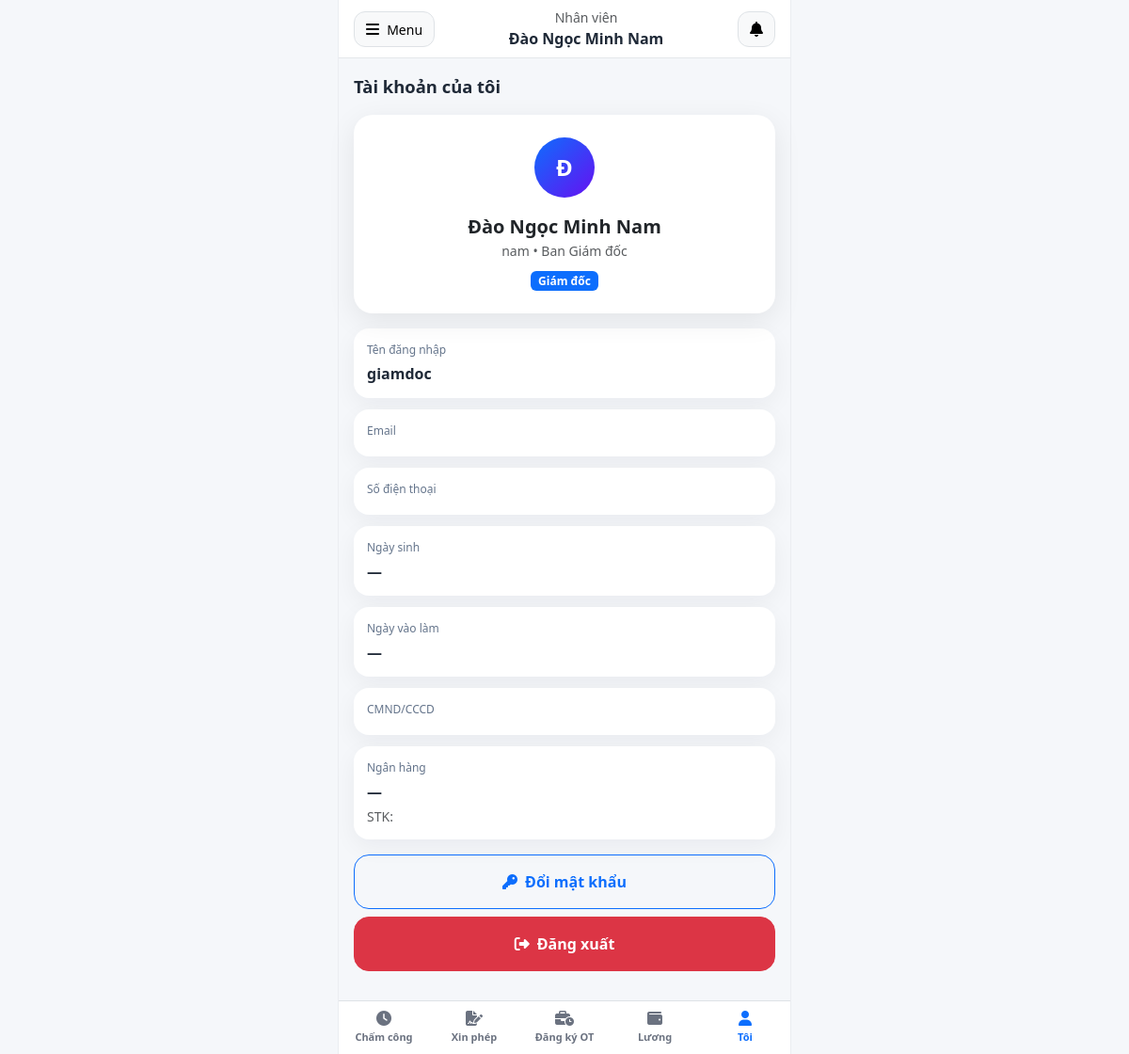
The app's page /mobile/me.php (signed in) with its own data.
### tables this page shows
CREATE TABLE `users` (
  `id` int(11) NOT NULL,
  `employee_code` varchar(20) NOT NULL,
  `full_name` varchar(100) NOT NULL,
  `username` varchar(50) NOT NULL,
  `password_hash` varchar(255) NOT NULL,
  `email` varchar(100) DEFAULT NULL,
  `phone` varchar(20) DEFAULT NULL,
  `role_id` int(11) NOT NULL,
  `department_id` int(11) DEFAULT NULL,
  `is_active` tinyint(1) DEFAULT 1,
  `created_at` timestamp NOT NULL DEFAULT current_timestamp()
);

CREATE TABLE `departments` (
  `id` int(11) NOT NULL,
  `name` varchar(100) NOT NULL,
  `created_at` timestamp NOT NULL DEFAULT current_timestamp()
);

CREATE TABLE `roles` (
  `id` int(11) NOT NULL,
  `name` varchar(50) NOT NULL,
  `display_name` varchar(100) NOT NULL
);

CREATE TABLE `employee_profiles` (
  `id` int(11) NOT NULL,
  `user_id` int(11) NOT NULL,
  `gender` enum('male','female','other') NOT NULL DEFAULT 'male',
  `date_of_birth` date DEFAULT NULL,
  `ethnicity` varchar(50) DEFAULT 'Kinh',
  `marital_status` enum('single','married','divorced','widowed') DEFAULT 'single',
  `mobile_phone` varchar(20) DEFAULT NULL,
  `permanent_province` varchar(10) DEFAULT NULL,
  `permanent_district_text` varchar(150) DEFAULT NULL,
  `permanent_commune_text` varchar(150) DEFAULT NULL,
  `permanent_hamlet` varchar(200) DEFAULT NULL,
  `same_as_permanent` tinyint(1) DEFAULT 0,
  `temp_province` varchar(10) DEFAULT NULL,
  `temp_district_text` varchar(150) DEFAULT NULL,
  `temp_commune_text` varchar(150) DEFAULT NULL,
  `temp_hamlet` varchar(200) DEFAULT NULL,
  `identity_no` varchar(20) DEFAULT NULL,
  `identity_issue_date` date DEFAULT NULL,
  `identity_issue_place` varchar(200) DEFAULT NULL,
  `social_book_no` varchar(30) DEFAULT NULL,
  `personal_tax_code` varchar(20) DEFAULT NULL,
  `bank_account` varchar(30) DEFAULT NULL,
  `bank_name` varchar(100) DEFAULT NULL,
  `bank_branch` varchar(200) DEFAULT NULL,
  `dependants` tinyint(4) DEFAULT 0,
  `has_social_insurance` tinyint(1) NOT NULL DEFAULT 0,
  `insurance_from` date DEFAULT NULL,
  `date_joined` date DEFAULT NULL,
  `resignation_date` date DEFAULT NULL,
  `created_at` timestamp NOT NULL DEFAULT current_timestamp(),
  `updated_at` timestamp NOT NULL DEFAULT current_timestamp() ON UPDATE current_timestamp(),
  `annual_leave_total` tinyint(4) NOT NULL DEFAULT 9
);

### config/functions.php (called while the page is built, shortened)
<?php
function e($value): string {
    return htmlspecialchars((string) ($value ?? ''), ENT_QUOTES | ENT_SUBSTITUTE, 'UTF-8');
}
?>

### mobile/me.php (the view, shortened to what this page needs)
<?php
require_once $_SERVER['DOCUMENT_ROOT'] . '/erp/config/database.php';
require_once $_SERVER['DOCUMENT_ROOT'] . '/erp/config/functions.php';
require_once __DIR__ . '/common.php';
$user = currentUser();
$pdo = getDBConnection();
$stmt = $pdo->prepare("
    SELECT u.id, u.employee_code, u.full_name, u.username, u.email, u.phone,
           r.display_name AS role_name, d.name AS department_name,
           ep.mobile_phone, ep.date_of_birth, ep.date_joined,
           ep.identity_no, ep.bank_account, ep.bank_name, ep.bank_branch
    FROM users u
    JOIN roles r ON u.role_id = r.id
    LEFT JOIN departments d ON u.department_id = d.id
    LEFT JOIN employee_profiles ep ON ep.user_id = u.id
    WHERE u.id = ?
    LIMIT 1
");
$stmt->execute([$user['id']]);
$profile = $stmt->fetch(PDO::FETCH_ASSOC) ?: [];
$changePasswordPath = $_SERVER['DOCUMENT_ROOT'] . '/erp/modules/users/change_password.php';
mobilePageStart('Tài khoản của tôi', $user);
?>
<div class="card mobile-card mb-3">
    <div class="card-body p-4 text-center">
        <div class="avatar-circle mx-auto mb-3"><?= e(mobileUserInitial($profile['full_name'] ?? $user['full_name'])) ?></div>
        <div class="fw-bold fs-5"><?= e($profile['full_name'] ?? $user['full_name']) ?></div>
        <div class="text-muted small mb-2"><?= e($profile['employee_code'] ?? $user['employee_code']) ?> • <?= e($profile['department_name'] ?? 'Chưa có phòng ban') ?></div>
        <span class="badge text-bg-primary"><?= e($profile['role_name'] ?? $user['role_name']) ?></span>
    </div>
</div>
<div class="list-compact mb-3">
    <div class="summary-item">
        <div class="label-muted">Tên đăng nhập</div>
        <div class="fw-semibold"><?= e($profile['username'] ?? $user['username']) ?></div>
    </div>
    <div class="summary-item">
        <div class="label-muted">Email</div>
    </div>
    <div class="summary-item">
        <div class="label-muted">Số điện thoại</div>
    </div>
    <div class="summary-item">
        <div class="label-muted">Ngày sinh</div>
        <div class="fw-semibold"><?= e(!empty($profile['date_of_birth']) ? formatDate($profile['date_of_birth']) : '—') ?></div>
    </div>
    <div class="summary-item">
        <div class="label-muted">Ngày vào làm</div>
        <div class="fw-semibold"><?= e(!empty($profile['date_joined']) ? formatDate($profile['date_joined']) : '—') ?></div>
    </div>
    <div class="summary-item">
        <div class="label-muted">CMND/CCCD</div>
    </div>
    <div class="summary-item">
        <div class="label-muted">Ngân hàng</div>
        <div class="fw-semibold"><?= e(trim(($profile['bank_name'] ?? '') . ' ' . ($profile['bank_branch'] ?? '')) ?: '—') ?></div>
        <div class="small text-muted mt-1">STK: <?= e($profile['bank_account'] ?? '—') ?></div>
    </div>
</div>
<div class="d-grid gap-2">
    <?php if (is_file($changePasswordPath)): ?>
    <a href="/erp/modules/users/change_password.php?id=<?= (int)$user['id'] ?>" class="btn btn-outline-primary rounded-4 py-3 fw-semibold">
        <i class="fas fa-key me-2"></i>Đổi mật khẩu
    </a>
    <?php endif; ?>
    <a href="/erp/logout.php" class="btn btn-danger rounded-4 py-3 fw-semibold">
        <i class="fas fa-right-from-bracket me-2"></i>Đăng xuất
    </a>
</div>
<?php mobilePageEnd(); ?>

### mobile/common.php (shortened to what this page needs)
<?php
function mobileNavItems(): array {
    return [
        'index.php' => ['href' => '/erp/mobile/index.php', 'icon' => 'fa-clock', 'label' => 'Chấm công'],
        'leave.php' => ['href' => '/erp/mobile/leave.php', 'icon' => 'fa-file-signature', 'label' => 'Xin phép'],
        'ot.php' => ['href' => '/erp/mobile/ot.php', 'icon' => 'fa-business-time', 'label' => 'Đăng ký OT'],
        'payslip.php' => ['href' => '/erp/mobile/payslip.php', 'icon' => 'fa-wallet', 'label' => 'Lương'],
        'me.php' => ['href' => '/erp/mobile/me.php', 'icon' => 'fa-user', 'label' => 'Tôi'],
    ];
}
function mobileCurrentPage(): string {
    return basename($_SERVER['PHP_SELF'] ?? 'index.php');
}
function mobileUserInitial(string $fullName): string {
    $trimmed = trim($fullName);
    return mb_strtoupper(mb_substr($trimmed, 0, 1));
}
function mobilePageStart(string $title, array $user): void {
    ?>
<!DOCTYPE html>
<html lang="vi">
<head>
    <link href="https://cdn.jsdelivr.net/npm/bootstrap@5.3.0/dist/css/bootstrap.min.css" rel="stylesheet">
    <link href="https://cdnjs.cloudflare.com/ajax/libs/font-awesome/6.4.0/css/all.min.css" rel="stylesheet">
</head>
<body>
<div class="mobile-shell">
    <div class="mobile-topbar px-3 py-2">
        <div class="d-flex align-items-center justify-content-between gap-2">
            <button class="btn btn-light border" type="button" data-bs-toggle="offcanvas" data-bs-target="#mobileMenu" aria-controls="mobileMenu">
                <i class="fas fa-bars"></i>
                <span class="small ms-1">Menu</span>
            </button>
            <div class="mobile-user-label text-center flex-grow-1">
                <div class="small text-muted">Nhân viên</div>
                <div class="name"><?= e($user['full_name']) ?></div>
            </div>
            <a class="btn btn-light border" href="/erp/dashboard.php" aria-label="Thông báo">
                <i class="fas fa-bell"></i>
            </a>
        </div>
    </div>
    <main class="mobile-content">
        <div class="page-title"><?= e($title) ?></div>
<?php
}
function mobilePageEnd(): void {
    $currentPage = mobileCurrentPage();
    $menuItems = mobileNavItems();
    ?>
    </main>
    <nav class="bottom-nav">
        <div class="nav nav-justified">
            <?php foreach ($menuItems as $file => $item): ?>
            <a class="nav-link <?= $currentPage === $file ? 'active' : '' ?>" href="<?= e($item['href']) ?>">
                <i class="fas <?= e($item['icon']) ?>"></i>
                <span><?= e($item['label']) ?></span>
            </a>
            <?php endforeach; ?>
        </div>
    </nav>
</div>
</body>
</html>
<?php
}

### mobile/common.php (style rules this page uses)
html, body { margin: 0; padding: 0; background: #f5f7fa; font-family: 'Segoe UI', sans-serif; color: #1f2937; }
body { min-height: 100vh; }
.mobile-shell { max-width: 480px; min-height: 100vh; margin: 0 auto; background: #f5f7fa; position: relative; box-shadow: 0 0 0 1px rgba(15, 23, 42, 0.04); }
.mobile-topbar { position: sticky; top: 0; z-index: 1030; background: rgba(255, 255, 255, 0.96); backdrop-filter: blur(12px); border-bottom: 1px solid #e5e7eb; }
.mobile-topbar .btn { border-radius: 12px; }
.mobile-user-label { min-width: 0; }
.mobile-user-label .name { font-weight: 700; white-space: nowrap; overflow: hidden; text-overflow: ellipsis; }
.mobile-content { padding: 16px 16px 88px; }
.page-title { font-size: 1.15rem; font-weight: 700; margin-bottom: 16px; }
.mobile-card { border: 0; border-radius: 20px; box-shadow: 0 8px 30px rgba(0,0,0,.08); }
.history-item, .summary-item { background: #fff; border-radius: 16px; padding: 14px; box-shadow: 0 8px 24px rgba(15, 23, 42, 0.05); }
.bottom-nav { position: fixed; left: 50%; bottom: 0; transform: translateX(-50%); width: 100%; max-width: 480px; background: #fff; border-top: 1px solid #dee2e6; z-index: 1000; }
.bottom-nav .nav-link { color: #6b7280; font-size: 11px; font-weight: 600; padding: 10px 4px calc(10px + env(safe-area-inset-bottom, 0px)); }
.bottom-nav .nav-link i { display: block; font-size: 1rem; margin-bottom: 4px; }
.bottom-nav .nav-link.active { color: #0d6efd; }
.avatar-circle { width: 64px; height: 64px; border-radius: 50%; display: inline-flex; align-items: center; justify-content: center; background: linear-gradient(135deg, #0d6efd, #6610f2); color: #fff; font-size: 1.5rem; font-weight: 700; }
.list-compact > * + * { margin-top: 12px; }
.label-muted { color: #64748b; font-size: 12px; margin-bottom: 4px; }

### records on screen
users: full_name "Đào Ngọc Minh Nam", full_name "Đ", employee_code "nam", department.name "Ban Giám đốc", role.display_name "Giám đốc", username "giamdoc", employee_profiles.date_of_birth "—", employee_profiles.date_joined "—", employee_profiles.bank_name+bank_branch "—"

### other values on screen
$title "Tài khoản của tôi"
$item['label'] "Chấm công"
$item['label'] "Xin phép"
$item['label'] "Đăng ký OT"
$item['label'] "Lương"
$item['label'] "Tôi"
